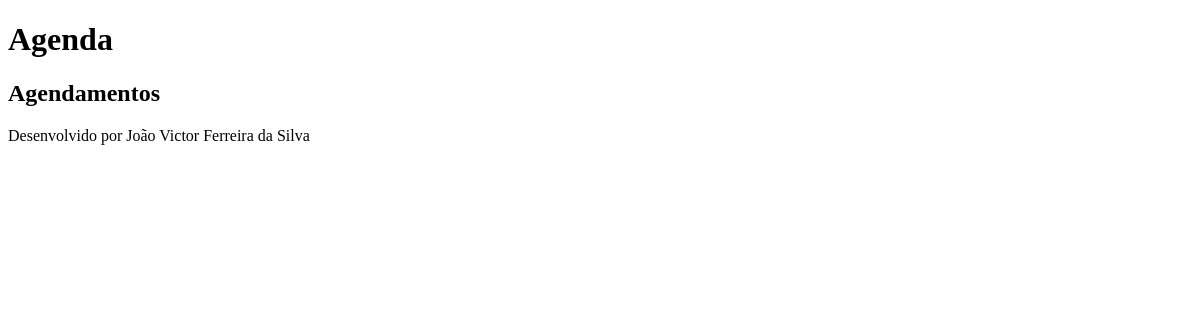
Page /agenda/ on the earlier database version.
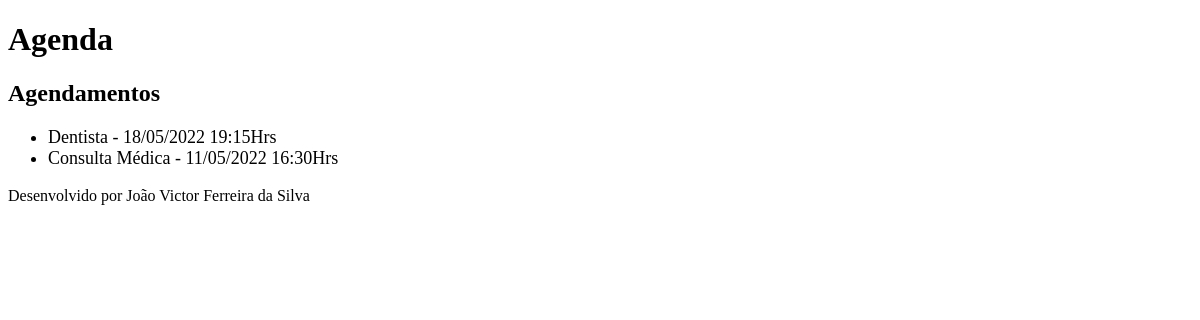
Same page on the later database version.
### core/models.py (models this page shows, shortened)
class Evento(models.Model):
    titulo = models.CharField(max_length=100)
    descricao = models.TextField(blank=True,null=True)
    data_evento = models.DateTimeField(verbose_name='Data do evento')
    data_criacao = models.DateTimeField(auto_now=True,verbose_name='Data de criacao')
    usuario = models.ForeignKey(User, on_delete=models.CASCADE)
    class Meta:
        db_table = 'evento'
    def get_data_evento(self):
        return self.data_evento.strftime('%d/%m/%Y %H:%MHrs')

### core/views.py (the view)
# urls.py: path('agenda/', views.lista_eventos),
def lista_eventos(request):
    evento = Evento.objects.all()
    dados = {'eventos' : evento}
    return render(request, 'agenda.html', dados)

### core/templates/agenda.html
{% extends "model-page.html" %} {% block content %}
<h2>Agendamentos</h2>
<ul>
  {% for evento in eventos %}
  <li>{{ evento.titulo }} - {{ evento.get_data_evento }}</li>
  {% endfor %}
</ul>
{% endblock %}

### core/templates/model-page.html (shortened to what this page needs)
<!DOCTYPE html>
<html lang="en">
  <head>
    {% include "model-header.html"%}
  </head>
  <body>
    {% block content%} {% endblock %} {% include "model-footer.html" %}
  </body>
</html>

### core/templates/model-header.html (shortened to what this page needs)
<h1>Agenda</h1>

### core/templates/model-footer.html
<p>Desenvolvido por João Victor Ferreira da Silva</p>

### core/templates/model-page.html (style rules this page uses)
ul { font-size: 18px; }

Differences in the rows shown:
added Evento: titulo "Dentista", get_data_evento "18/05/2022 19:15Hrs"
added Evento: titulo "Consulta Médica", get_data_evento "11/05/2022 16:30Hrs"
